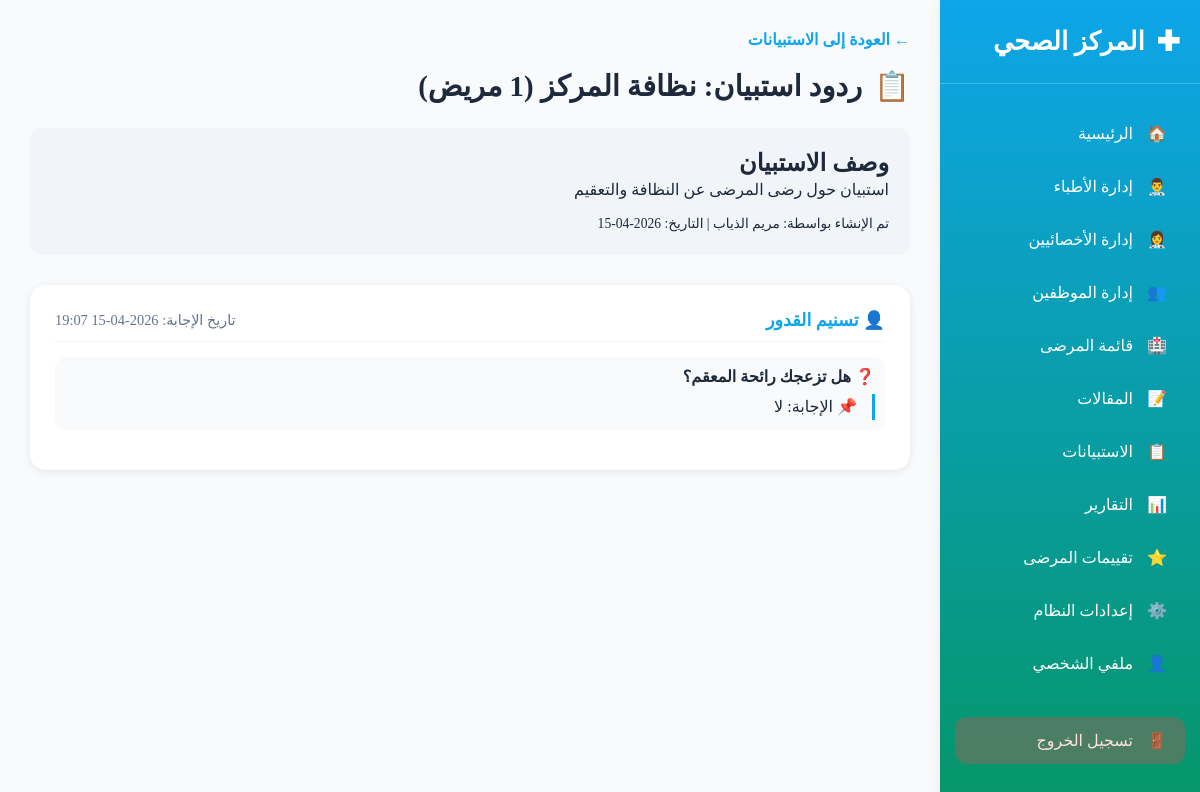
Screenshot of /admin/view_responses.php?survey_id=2 (signed in) with the database file from the repository.
### tables this page shows
CREATE TABLE `surveys` (
  `id` int NOT NULL,
  `title` varchar(255) NOT NULL,
  `description` text,
  `created_by` int NOT NULL,
  `created_at` timestamp NOT NULL DEFAULT CURRENT_TIMESTAMP,
  `status` enum('active','hidden') DEFAULT 'active'
);

CREATE TABLE `survey_answers` (
  `id` int NOT NULL,
  `survey_id` int NOT NULL,
  `patient_id` int NOT NULL,
  `question_id` int NOT NULL,
  `answer` text NOT NULL,
  `created_at` timestamp NOT NULL DEFAULT CURRENT_TIMESTAMP
);

CREATE TABLE `patients` (
  `id` int NOT NULL,
  `full_name` varchar(100) NOT NULL,
  `email` varchar(100) DEFAULT NULL,
  `phone` varchar(20) DEFAULT NULL,
  `dob` date DEFAULT NULL,
  `gender` enum('male','female','other','ذكر','أنثى') DEFAULT NULL,
  `address` text,
  `created_at` timestamp NOT NULL DEFAULT CURRENT_TIMESTAMP,
  `password` varchar(255) NOT NULL DEFAULT ''
);

CREATE TABLE `survey_questions` (
  `id` int NOT NULL,
  `survey_id` int NOT NULL,
  `question_text` text NOT NULL,
  `question_type` enum('text','rating','multiple_choice') DEFAULT 'text',
  `options` text COMMENT 'خيارات مفصولة بفواصل لنوع multiple_choice',
  `order_index` int DEFAULT '0',
  `order_num` int DEFAULT '0'
);

### admin/view_responses.php (the view, shortened to what this page needs)
<?php
$database = new Database();
$conn = $database->getConnection();
$survey_id = (int)$_GET['survey_id'];
$stmt_survey = $conn->prepare("SELECT title, description, created_at, (SELECT full_name FROM staff WHERE id = created_by) as creator_name FROM surveys WHERE id = ?");
$stmt_survey->execute([$survey_id]);
$survey = $stmt_survey->fetch(PDO::FETCH_ASSOC);
$stmt_questions = $conn->prepare("SELECT id, question_text, question_type, options FROM survey_questions WHERE survey_id = ? ORDER BY order_num ASC, id ASC");
$stmt_questions->execute([$survey_id]);
$questions = $stmt_questions->fetchAll(PDO::FETCH_ASSOC);
$stmt_answers = $conn->prepare("
    SELECT
        sa.patient_id,
        p.full_name as patient_name,
        sa.question_id,
        sa.answer,
        sa.created_at as answer_date
    FROM survey_answers sa
    JOIN patients p ON sa.patient_id = p.id
    WHERE sa.survey_id = ?
    ORDER BY p.id, sa.created_at
");
$stmt_answers->execute([$survey_id]);
$answers_raw = $stmt_answers->fetchAll(PDO::FETCH_ASSOC);
$responses_by_patient = [];
foreach ($answers_raw as $ans) {
    $pid = $ans['patient_id'];
    if (!isset($responses_by_patient[$pid])) {
        $responses_by_patient[$pid] = [
            'patient_name' => $ans['patient_name'],
            'answers' => [],
            'answer_date' => $ans['answer_date']
        ];
    }
    $responses_by_patient[$pid]['answers'][$ans['question_id']] = $ans['answer'];
}
$response_count = count($responses_by_patient);
?>
<!DOCTYPE html>
<html lang="ar" dir="rtl">
<head>
    <?php include 'includes/sidebar.php' ?>
</head>
<body>
    <div class="main-content">
        <a href="surveys.php" class="back-link">← العودة إلى الاستبيانات</a>
        <div class="page-header">
            <h1 class="page-title">
                <span class="icon">📋</span>
                ردود استبيان: <?= htmlspecialchars($survey['title']) ?> (<?= $response_count ?> مريض)
            </h1>
        </div>
        <div class="survey-info-card">
            <h2>وصف الاستبيان</h2>
            <p><?= nl2br(htmlspecialchars($survey['description'])) ?></p>
            <p style="margin-top: 10px; font-size:0.85rem;">تم الإنشاء بواسطة: <?= htmlspecialchars($survey['creator_name']) ?> | التاريخ: <?= date('Y-m-d', strtotime($survey['created_at'])) ?></p>
        </div>
        <?php if ($response_count > 0): ?>
            <?php foreach ($responses_by_patient as $patient): ?>
            <div class="response-card">
                <div class="response-header">
                    <div class="patient-name">
                        👤 <?= htmlspecialchars($patient['patient_name']) ?>
                    </div>
                    <div class="response-meta">
                        تاريخ الإجابة: <?= date('Y-m-d H:i', strtotime($patient['answer_date'])) ?>
                    </div>
                </div>
                <div class="responses-details">
                    <?php foreach ($questions as $question): ?>
                        <?php $answer = isset($patient['answers'][$question['id']]) ? $patient['answers'][$question['id']] : 'لم يجب'; ?>
                        <div class="question-item">
                            <div class="question-text">❓ <?= htmlspecialchars($question['question_text']) ?></div>
                            <div class="answer-text">
                                <?php if ($question['question_type'] == 'rating'): ?>
                                    ⭐ التقييم: <?= htmlspecialchars($answer) ?>/5
                                <?php elseif ($question['question_type'] == 'multiple_choice'): ?>
                                    📌 الإجابة: <?= htmlspecialchars($answer) ?>
                                <?php else: ?>
                                    📝 الإجابة: <?= nl2br(htmlspecialchars($answer)) ?>
                                <?php endif; ?>
                            </div>
                        </div>
                    <?php endforeach; ?>
                </div>
            </div>
            <?php endforeach; ?>
        <?php endif; ?>
    </div>
</body>
</html>

### admin/view_responses.php (style rules this page uses)
* { margin: 0; padding: 0; box-sizing: border-box; }
.main-content { margin-right: 260px; padding: 30px; }
.page-header { display: flex; justify-content: space-between; align-items: center; margin-bottom: 25px; flex-wrap: wrap; gap: 15px; }
.page-title { font-size: 1.8rem; font-weight: 700; color: var(--text-color); display: flex; align-items: center; gap: 12px; }
.survey-info-card { background: var(--border-color); border-radius: 12px; padding: 20px; margin-bottom: 30px; border: 1px solid var(--border-color); }
.survey-info-card h2 { margin-top: 0; font-size: 1.5rem; color: var(--text-color); }
.survey-info-card p { color: var(--text-color); line-height: 1.6; }
.response-card { background: var(--card-bg); border-radius: 16px; padding: 25px; margin-bottom: 20px; box-shadow: 0 2px 8px var(--card-shadow); }
.response-header { display: flex; justify-content: space-between; align-items: center; margin-bottom: 15px; border-bottom: 1px solid var(--border-color); padding-bottom: 10px; flex-wrap: wrap; gap: 10px; }
.patient-name { font-size: 1.1rem; font-weight: 700; color: #0ea5e9; display: flex; align-items: center; gap: 8px; }
.response-meta { font-size: 0.9rem; color: var(--muted-text); }
.question-item { margin: 15px 0; padding: 10px; background: var(--bg-color); border-radius: 12px; }
.question-text { font-weight: 600; margin-bottom: 8px; color: var(--text-color); }
.answer-text { color: var(--text-color); padding-right: 15px; border-right: 3px solid #0ea5e9; margin-top: 5px; line-height: 1.6; }
.back-link { margin-bottom: 20px; display: inline-block; color: #0ea5e9; text-decoration: none; font-weight: 600; }

### admin/includes/theme_logic.php (style rules this page uses)
:root { --bg-color: #f8fafc; --text-color: #1e293b; --card-bg: white; --card-shadow: rgba(0,0,0,0.08); --header-bg: white; --header-shadow: rgba(0,0,0,0.08); --sidebar-bg: linear-gradient(180deg, #0ea5e9 0%, #059669 100%); --sidebar-text: white; --border-color: #f1f5f9; --muted-text: #64748b; --stat-title-color: #64748b; --toggle-bg: #e2e8f0; --toggle-thumb: white; --department-active: #dcfce7; --department-inactive: #fee2e2; --department-active-text: #166534; --department-inactive-text: #dc2626; }
body { background-color: var(--bg-color); color: var(--text-color); transition: background-color 0.3s ease, color 0.3s ease; }

### rows the page displays
surveys: title "نظافة المركز", description "استبيان حول رضى المرضى عن النظافة والتعقيم", created_at "2026-04-15"
survey_answers: patient.full_name "تسنيم القدور", created_at "2026-04-15 19:07"
survey_questions: question_text "هل تزعجك رائحة المعقم؟", id "لا"

### other values shown
$survey['creator_name'] "مريم الذياب"
